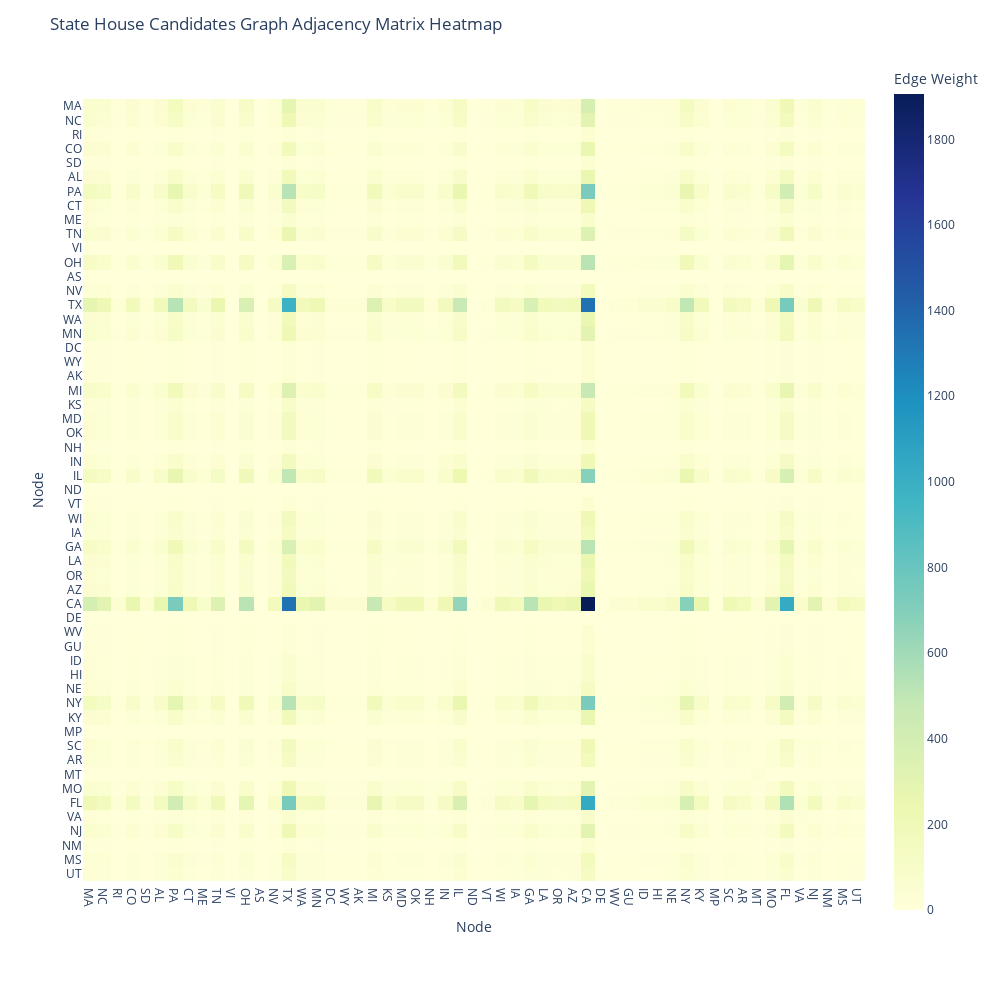

The notebook cell this image was saved under:
### Markdown cell above
### Fig 17: State Attributed House Candidates Adjacency Matrix Heatmap

### Code cell
node_attributes_d = house_candidate_state_d
AG_state = attribute_image_graph(Gh, node_attributes_d)

adj_matrix = nx.adjacency_matrix(AG_state)
adj_matrix_array = adj_matrix.toarray()

node_labels = list(AG_state.nodes)


fig = px.imshow(
    adj_matrix_array,
    labels=dict(x="Node", y="Node", color="Edge Weight"),
    x=node_labels,
    y=node_labels,
    color_continuous_scale='YlGnBu'
)

# Customize the layout and increase figure size
fig.update_layout(
    title='State House Candidates Graph Adjacency Matrix Heatmap',
    width=1000,  # increase width
    height=1000  # increase height
)

fig.write_html("output_graphs/house_state_heatmap.html")
fig

### Figure 1 — Plotly figure (JSON) as saved in the notebook; plotly's stock layout.template omitted (floating-point values rounded to 4 significant figures; data arrays with more than 128 entries replaced by an {"elided": "..."} marker saying what was removed)
{"data": [{"coloraxis": "coloraxis", "hovertemplate": "Node: %{x}<br>Node: %{y}<br>Edge Weight: %{z}<extra></extra>", "name": "0", "type": "heatmap", "x": ["MA", "NC", "RI", "CO", "SD", "AL", "PA", "CT", "ME", "TN", "VI", "OH", "AS", "NV", "TX", "WA", "MN", "DC", "WY", "AK", "MI", "KS", "MD", "OK", "NH", "IN", "IL", "ND", "VT", "WI", "IA", "GA", "LA", "OR", "AZ", "CA", "DE", "WV", "GU", "ID", "HI", "NE", "NY", "KY", "MP", "SC", "AR", "MT", "MO", "FL", "VA", "NJ", "NM", "MS", "UT"], "xaxis": "x", "y": ["MA", "NC", "RI", "CO", "SD", "AL", "PA", "CT", "ME", "TN", "VI", "OH", "AS", "NV", "TX", "WA", "MN", "DC", "WY", "AK", "MI", "KS", "MD", "OK", "NH", "IN", "IL", "ND", "VT", "WI", "IA", "GA", "LA", "OR", "AZ", "CA", "DE", "WV", "GU", "ID", "HI", "NE", "NY", "KY", "MP", "SC", "AR", "MT", "MO", "FL", "VA", "NJ", "NM", "MS", "UT"], "yaxis": "y", "z": {"elided": "55x55 int values"}}], "layout": {"coloraxis": {"colorbar": {"title": {"text": "Edge Weight"}}, "colorscale": [[0, "rgb(255,255,217)"], [0.125, "rgb(237,248,177)"], [0.25, "rgb(199,233,180)"], [0.375, "rgb(127,205,187)"], [0.5, "rgb(65,182,196)"], [0.625, "rgb(29,145,192)"], [0.75, "rgb(34,94,168)"], [0.875, "rgb(37,52,148)"], [1, "rgb(8,29,88)"]]}, "height": 1000, "margin": {"t": 60}, "title": {"text": "State House Candidates Graph Adjacency Matrix Heatmap"}, "width": 1000, "xaxis": {"anchor": "y", "autorange": true, "constrain": "domain", "domain": [0, 1], "range": [-0.5, 54.5], "scaleanchor": "y", "title": {"text": "Node"}, "type": "category"}, "yaxis": {"anchor": "x", "autorange": true, "constrain": "domain", "domain": [0.04535, 0.9547], "range": [54.5, -0.5], "title": {"text": "Node"}, "type": "category"}}}
